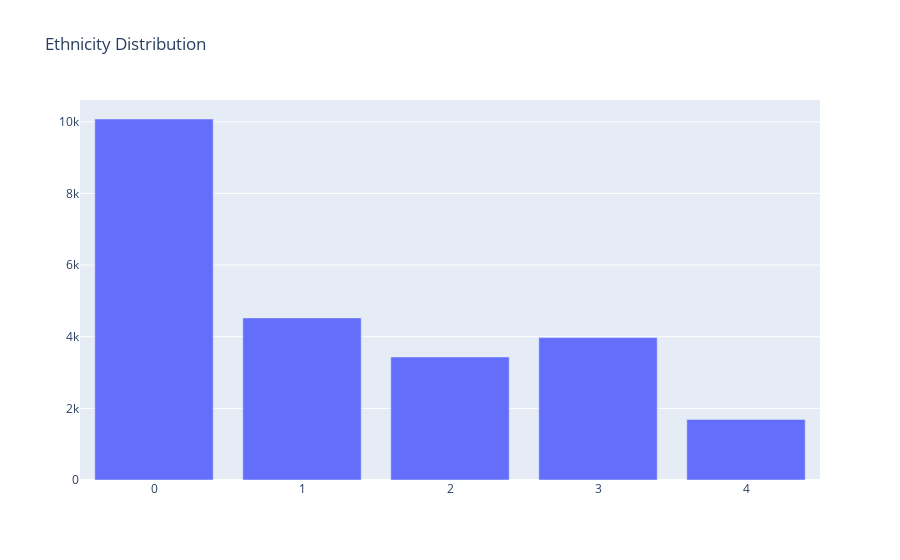

Notebook source saved alongside this figure:
### Code cell
ditribution_plot(x=ethnicity_dist.index, y=ethnicity_dist.values, name='Ethnicity Distribution')

### Figure 1 — Plotly figure (JSON) as saved in the notebook; plotly's stock layout.template omitted (floating-point values rounded to 4 significant figures)
{"data": [{"type": "bar", "x": [0, 1, 3, 2, 4], "y": [10078, 4526, 3975, 3434, 1692]}], "layout": {"title": {"text": "Ethnicity Distribution"}}}
